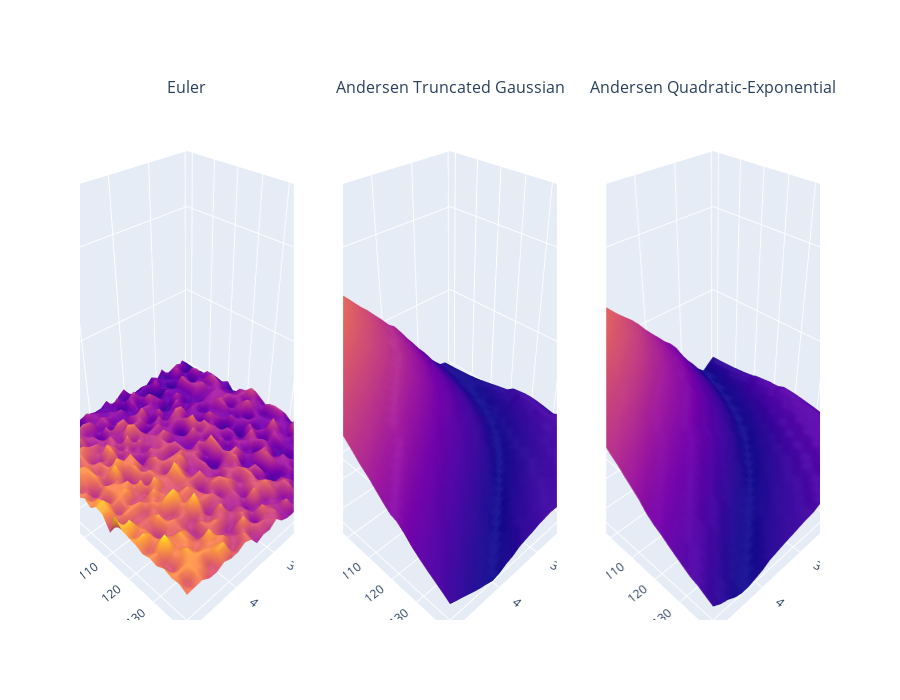

The cell this chart's notebook holds for it:
### Code cell
import plotly.graph_objects as go
import plotly.express as px
from plotly.subplots import make_subplots

fig = make_subplots(rows=1, cols=3, specs=[[{'type':'surface'}, {'type':'surface'}, {'type':'surface'}]], subplot_titles = ['Euler', 'Andersen Truncated Gaussian', 'Andersen Quadratic-Exponential'], shared_xaxes=True)


max_error = max(test2_euler.values.max(), test2_anderson_tg.values.max(), test2_anderson_qe.values.max())
min_error  =min(test2_euler.values.min(), test2_anderson_tg.values.min(), test2_anderson_qe.values.min())

fig.add_trace(go.Surface(z=test2_euler.values, x=test2_euler.columns, y=test2_euler.index, showscale=False), row=1, col=1, )
fig.add_trace(go.Surface(z=test2_anderson_tg.values, x=test2_anderson_tg.columns, y=test2_anderson_tg.index, showscale=False), row=1, col=2)
fig.add_trace(go.Surface(z=test2_anderson_qe.values, x=test2_anderson_qe.columns, y=test2_anderson_qe.index, showscale=False), row=1, col=3)
fig.update_scenes(xaxis_title_text='T',  
                  yaxis_title_text='Strike',  
                  zaxis_title_text='error',
                     zaxis = dict(nticks=4, range=[min_error*(1.02),max_error*(1.02)]))

fig.update_layout(
    height=700)
fig.show()

### Figure 1 — Plotly figure (JSON) as saved in the notebook; plotly's stock layout.template omitted (floating-point values rounded to 4 significant figures; data arrays with more than 128 entries replaced by an {"elided": "..."} marker saying what was removed)
{"data": [{"scene": "scene", "showscale": false, "type": "surface", "x": [0.1, 0.269, 0.4379, 0.6069, 0.7759, 0.9448, 1.114, 1.283, 1.452, 1.621, 1.79, 1.959, 2.128, 2.297, 2.466, 2.634, 2.803, 2.972, 3.141, 3.31, 3.479, 3.648, 3.817, 3.986, 4.155, 4.324, 4.493, 4.662, 4.831, 5], "y": [60, 62.76, 65.52, 68.28, 71.03, 73.79, 76.55, 79.31, 82.07, 84.83, 87.59, 90.34, 93.1, 95.86, 98.62, 101.4, 104.1, 106.9, 109.7, 112.4, 115.2, 117.9, 120.7, 123.4, 126.2, 129.0, 131.7, 134.5, 137.2, 140], "z": {"elided": "30x30 float values"}}, {"scene": "scene2", "showscale": false, "type": "surface", "x": [0.1, 0.269, 0.4379, 0.6069, 0.7759, 0.9448, 1.114, 1.283, 1.452, 1.621, 1.79, 1.959, 2.128, 2.297, 2.466, 2.634, 2.803, 2.972, 3.141, 3.31, 3.479, 3.648, 3.817, 3.986, 4.155, 4.324, 4.493, 4.662, 4.831, 5], "y": [60, 62.76, 65.52, 68.28, 71.03, 73.79, 76.55, 79.31, 82.07, 84.83, 87.59, 90.34, 93.1, 95.86, 98.62, 101.4, 104.1, 106.9, 109.7, 112.4, 115.2, 117.9, 120.7, 123.4, 126.2, 129.0, 131.7, 134.5, 137.2, 140], "z": {"elided": "30x30 float values"}}, {"scene": "scene3", "showscale": false, "type": "surface", "x": [0.1, 0.269, 0.4379, 0.6069, 0.7759, 0.9448, 1.114, 1.283, 1.452, 1.621, 1.79, 1.959, 2.128, 2.297, 2.466, 2.634, 2.803, 2.972, 3.141, 3.31, 3.479, 3.648, 3.817, 3.986, 4.155, 4.324, 4.493, 4.662, 4.831, 5], "y": [60, 62.76, 65.52, 68.28, 71.03, 73.79, 76.55, 79.31, 82.07, 84.83, 87.59, 90.34, 93.1, 95.86, 98.62, 101.4, 104.1, 106.9, 109.7, 112.4, 115.2, 117.9, 120.7, 123.4, 126.2, 129.0, 131.7, 134.5, 137.2, 140], "z": {"elided": "30x30 float values"}}], "layout": {"annotations": [{"font": {"size": 16}, "showarrow": false, "text": "Euler", "x": 0.1444, "xanchor": "center", "xref": "paper", "y": 1, "yanchor": "bottom", "yref": "paper"}, {"font": {"size": 16}, "showarrow": false, "text": "Andersen Truncated Gaussian", "x": 0.5, "xanchor": "center", "xref": "paper", "y": 1, "yanchor": "bottom", "yref": "paper"}, {"font": {"size": 16}, "showarrow": false, "text": "Andersen Quadratic-Exponential", "x": 0.8556, "xanchor": "center", "xref": "paper", "y": 1, "yanchor": "bottom", "yref": "paper"}], "height": 700, "scene": {"domain": {"x": [0, 0.2889], "y": [0, 1]}, "xaxis": {"title": {"text": "T"}}, "yaxis": {"title": {"text": "Strike"}}, "zaxis": {"nticks": 4, "range": [0.0001268, 0.5169], "title": {"text": "error"}}}, "scene2": {"domain": {"x": [0.3556, 0.6444], "y": [0, 1]}, "xaxis": {"title": {"text": "T"}}, "yaxis": {"title": {"text": "Strike"}}, "zaxis": {"nticks": 4, "range": [0.0001268, 0.5169], "title": {"text": "error"}}}, "scene3": {"domain": {"x": [0.7111, 1], "y": [0, 1]}, "xaxis": {"title": {"text": "T"}}, "yaxis": {"title": {"text": "Strike"}}, "zaxis": {"nticks": 4, "range": [0.0001268, 0.5169], "title": {"text": "error"}}}}}
